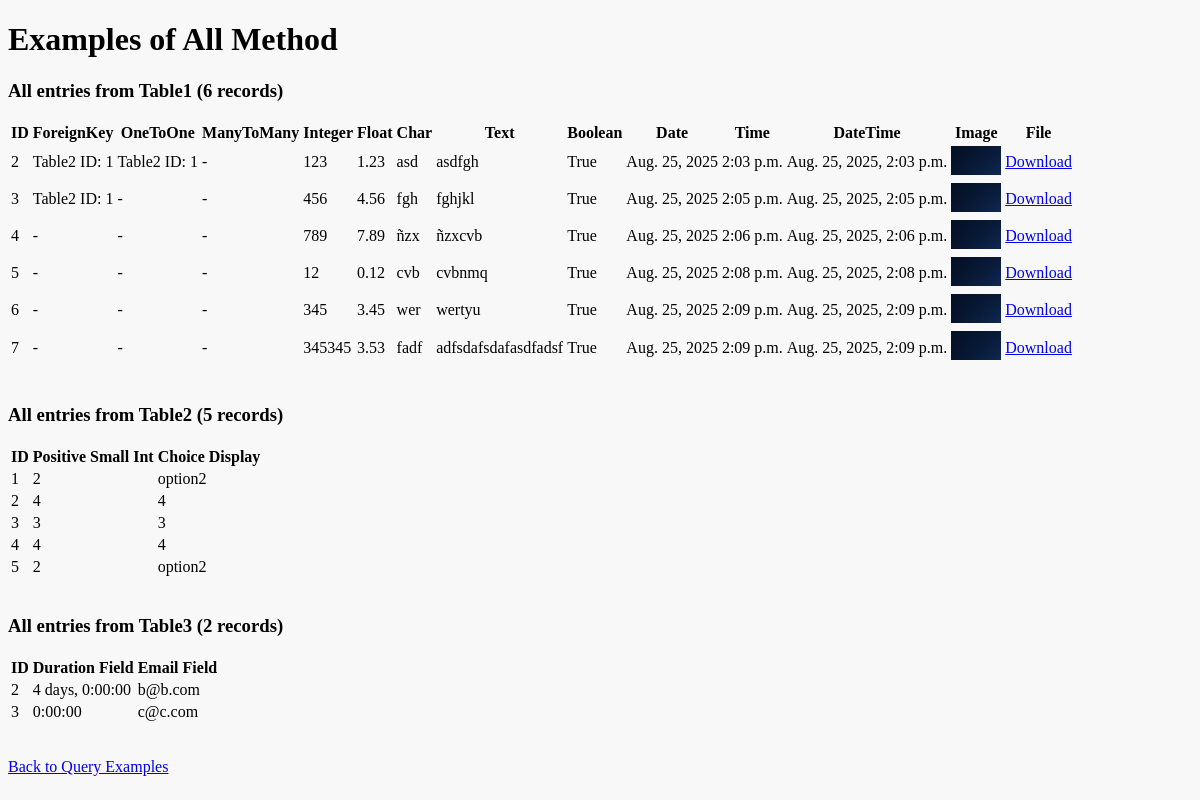
/all_example, run on the app's committed database.
### rest/models.py (models this page shows, shortened)
class Table1(models.Model):
    foreign_key = models.ForeignKey(Table2, on_delete=models.CASCADE, related_name='table1_foreign', null=True, blank=True)
    one_to_one = models.OneToOneField(Table2, on_delete=models.CASCADE, related_name='table1_one', null=True, blank=True)
    many_to_many = models.ManyToManyField(Table3, related_name='table1_many', blank=True)
    integer_field = models.IntegerField(null=True, blank=True)      # Integer value (optional)
    float_field = models.FloatField(null=True, blank=True)          # Floating point number
    char_field = models.CharField(max_length=15)                    # Short text with max length
    text_field= models.TextField(blank=True)                        # Long text (optional)
    boolean_field = models.BooleanField(default=False)              # True or False
    date_field = models.DateField(null=True, blank=True)           # Date only
    time_field = models.TimeField(null=True, blank=True)           # Time only
    datetime_field = models.DateTimeField(null=True, blank=True)   # Full date and time
    image_field = models.ImageField(upload_to='images/', null=True, blank=True)  # For image files
    file_field = models.FileField(upload_to='files/', null=True, blank=True)     # For general files

class Table2(models.Model):
    CHOICES = (
        (1, 'option1'),
        (2, 'option2'),
    )
    positive_small_int = models.PositiveSmallIntegerField(choices=CHOICES, default=1)
    def __str__(self):
        return f"Table2 ID: {self.id}"

class Table3(models.Model):
    duration_field = models.DurationField()
    email_field = models.EmailField(max_length=254, unique=True)

### rest/views.py (the view)
# urls.py: path('all_example', views.all_example, name='all_example'),
def all_example(request):
    all_table1 = Table1.objects.all()
    all_table2 = Table2.objects.all()
    all_table3 = Table3.objects.all()
    context = {
        'type': 'All',
        'table1_data': all_table1,
        'table2_data': all_table2,
        'table3_data': all_table3,
        'table1_count': all_table1.count(),
        'table2_count': all_table2.count(),
        'table3_count': all_table3.count(),
    }
    return render(request, 'all_queries.html', context)

### json_app/context_processors.py (called while the page is built)
def dark_mode_context(request):
    return {'dark_mode': request.session.get('dark_mode', False)}

### rest/templates/all_queries.html
{% extends "base.html" %}
{% block body %}
<h1>Examples of {{ type }} Method</h1>
<h3>All entries from Table1 ({{ table1_count }} records)</h3>
{% if table1_data %}
<table>
    <thead>
        <tr>
            <th>ID</th>
            <th>ForeignKey</th>
            <th>OneToOne</th>
            <th>ManyToMany</th>
            <th>Integer</th>
            <th>Float</th>
            <th>Char</th>
            <th>Text</th>
            <th>Boolean</th>
            <th>Date</th>
            <th>Time</th>
            <th>DateTime</th>
            <th>Image</th>
            <th>File</th>
        </tr>
    </thead>
    <tbody>
        {% for entry in table1_data %}
        <tr>
            <td>{{ entry.id }}</td>
            <td>{{ entry.foreign_key|default:"-" }}</td>
            <td>{{ entry.one_to_one|default:"-" }}</td>
            <td>
                {% for m in entry.many_to_many.all %}
                    {{ m.email_field }}{% if not forloop.last %}, {% endif %}
                {% empty %}
                    -
                {% endfor %}
            </td>
            <td>{{ entry.integer_field|default:"-" }}</td>
            <td>{{ entry.float_field|default:"-" }}</td>
            <td>{{ entry.char_field|default:"-" }}</td>
            <td>{{ entry.text_field|default:"-" }}</td>
            <td>{{ entry.boolean_field }}</td>
            <td>{{ entry.date_field|default:"-" }}</td>
            <td>{{ entry.time_field|default:"-" }}</td>
            <td>{{ entry.datetime_field|default:"-" }}</td>
            <td>
                {% if entry.image_field %}
                    <img src="{{ entry.image_field.url }}" alt="img" width="50">
                {% else %}
                    -
                {% endif %}
            </td>
            <td>
                {% if entry.file_field %}
                    <a href="{{ entry.file_field.url }}">Download</a>
                {% else %}
                    -
                {% endif %}
            </td>
        </tr>
        {% endfor %}
    </tbody>
</table>
{% else %}
<p>No records found in Table1.</p>
{% endif %}
<br>
<h3>All entries from Table2 ({{ table2_count }} records)</h3>
{% if table2_data %}
<table>
    <thead>
        <tr>
            <th>ID</th>
            <th>Positive Small Int</th>
            <th>Choice Display</th>
        </tr>
    </thead>
    <tbody>
        {% for entry in table2_data %}
        <tr>
            <td>{{ entry.id }}</td>
            <td>{{ entry.positive_small_int }}</td>
            <td>{{ entry.get_positive_small_int_display }}</td>
        </tr>
        {% endfor %}
    </tbody>
</table>
{% else %}
<p>No records found in Table2.</p>
{% endif %}
<br>
<h3>All entries from Table3 ({{ table3_count }} records)</h3>
{% if table3_data %}
<table>
    <thead>
        <tr>
            <th>ID</th>
            <th>Duration Field</th>
            <th>Email Field</th>
        </tr>
    </thead>
    <tbody>
        {% for entry in table3_data %}
        <tr>
            <td>{{ entry.id }}</td>
            <td>{{ entry.duration_field }}</td>
            <td>{{ entry.email_field }}</td>
        </tr>
        {% endfor %}
    </tbody>
</table>
{% else %}
<p>No records found in Table3.</p>
{% endif %}
<br>
<p><a href="{% url 'making_queries' %}">Back to Query Examples</a></p>
{% endblock %}

### json_app/static/css/dark_mode.css (style rules this page uses)
:root { --back-color: #F8F8F8; --text-color: #181D27; --dark-color: #222937; --green-dark: #0C4B33; }
body { background-color: var(--back-color); transition: background-color 0.3s ease, color 0.3s ease; }

### data on the page
Table1: id "2", foreign_key "Table2 ID: 1", one_to_one "Table2 ID: 1", integer_field "123", float_field "1.23", char_field "asd", text_field "asdfgh", boolean_field "True", date_field "Aug. 25, 2025", time_field "2:03 p.m.", datetime_field "Aug. 25, 2025, 2:03 p.m.", image_field (picture)
Table1: id "3", foreign_key "Table2 ID: 1", one_to_one "-", integer_field "456", float_field "4.56", char_field "fgh", text_field "fghjkl", boolean_field "True", date_field "Aug. 25, 2025", time_field "2:05 p.m.", datetime_field "Aug. 25, 2025, 2:05 p.m.", image_field (picture)
Table1: id "4", foreign_key "-", one_to_one "-", integer_field "789", float_field "7.89", char_field "ñzx", text_field "ñzxcvb", boolean_field "True", date_field "Aug. 25, 2025", time_field "2:06 p.m.", datetime_field "Aug. 25, 2025, 2:06 p.m.", image_field (picture)
Table1: id "5", foreign_key "-", one_to_one "-", integer_field "12", float_field "0.12", char_field "cvb", text_field "cvbnmq", boolean_field "True", date_field "Aug. 25, 2025", time_field "2:08 p.m.", datetime_field "Aug. 25, 2025, 2:08 p.m.", image_field (picture)
Table1: id "6", foreign_key "-", one_to_one "-", integer_field "345", float_field "3.45", char_field "wer", text_field "wertyu", boolean_field "True", date_field "Aug. 25, 2025", time_field "2:09 p.m.", datetime_field "Aug. 25, 2025, 2:09 p.m.", image_field (picture)
Table1: id "7", foreign_key "-", one_to_one "-", integer_field "345345", float_field "3.53", char_field "fadf", text_field "adfsdafsdafasdfadsf", boolean_field "True", date_field "Aug. 25, 2025", time_field "2:09 p.m.", datetime_field "Aug. 25, 2025, 2:09 p.m.", image_field (picture)
Table2: id "1", positive_small_int "2", positive_small_int "option2"
Table2: id "2", positive_small_int "4"
Table2: id "3", positive_small_int "3"
Table2: id "4", positive_small_int "4"
Table2: id "5", positive_small_int "2", positive_small_int "option2"
Table3: id "2", duration_field "4 days, 0:00:00", email_field "b@b.com"
Table3: id "3", duration_field "0:00:00", email_field "c@c.com"

### other printed values
{{ type }} "All"
{{ table1_count }} "6"
{{ table2_count }} "5"
{{ table3_count }} "2"
